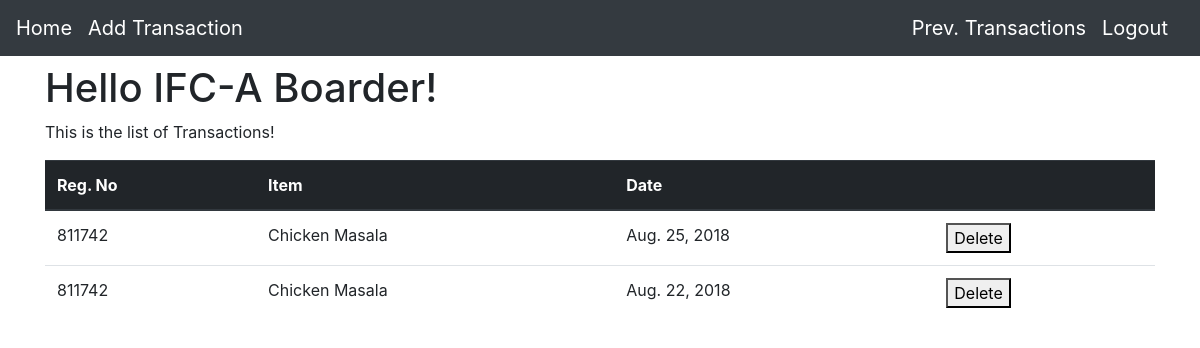
/home/admin/prev (signed in), run on an earlier commit of the app's database.
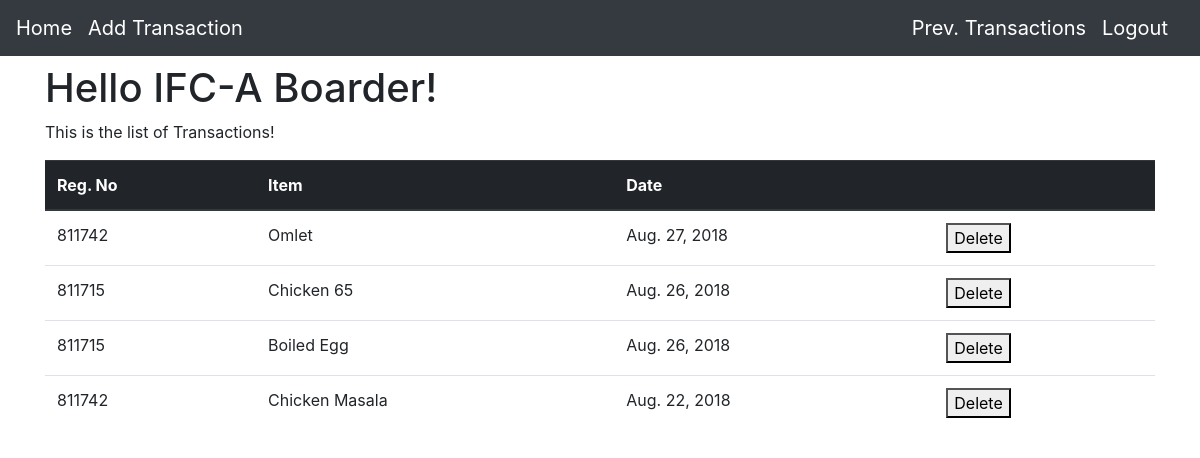
And on a later commit of the database.
### bill/models.py (models this page shows, shortened)
class Transaction(models.Model):
	user = models.ForeignKey(User,on_delete=models.CASCADE)
	regNum = models.CharField(max_length=10)
	item = models.ForeignKey(ExtraItem,on_delete=models.PROTECT)
	number = models.IntegerField(default = 1)
	price = models.DecimalField(default = 0.00, max_digits= 12, decimal_places=2)
	date = models.DateField(auto_now_add=True)

### extras/models.py (models this page shows)
class ExtraItem(models.Model):
	item_name = models.CharField(max_length=20)
	price = models.DecimalField(max_digits=6,decimal_places=2,default=0)
	def __str__(self):
		return self.item_name

### bill/views.py (the view)
# urls.py: path('admin/prev',views.transactions),
@login_required(login_url = 'login/')
@user_passes_test(is_member)
def transactions(request):
	context = {
		'trans' : Transaction.objects.all()
	}
	return render(request,'transactions.html',context)

### authentication/views.py (called while the page is built)
def is_member(user):
    return user.groups.filter(name='Admin(Staff)').exists()

### bill/templates/transactions.html (shortened to what this page needs)
<!doctype html>
<html lang="en">
	<head>
    	<link rel="stylesheet" href="https://stackpath.bootstrapcdn.com/bootstrap/4.1.3/css/bootstrap.min.css">
	</head>
	<body>
		<nav class="navbar navbar-expand-lg navbar-dark bg-dark">
			  <a class="navbar-brand" href="/home/admin">Home</a>
			   <a class="navbar-brand" href="/home/admin/add">Add Transaction</a>
			  <div class="collapse navbar-collapse">
			    <ul class="navbar-nav ml-auto mt-2 mt-lg-0">
			    	 <a class="navbar-brand" href="/home/admin/prev">Prev. Transactions</a>
			    	<a class="navbar-brand" href="/logout">Logout</a>
			    </ul>
		</nav>
		<div class="container">
			<h1>Hello IFC-A Boarder!</h1>
			<p class="text-justify">This is the list of Transactions!</p>
			<table class="table table-hover">
	  			<thead class="thead-dark">
	    			<tr>
				        <th scope="col">Reg. No</th>
				        <th scope="col">Item</th>
				        <th scope="col">Date</th>
				        <th scope="col">   </th>
				    </tr>
				  </thead>
			  <tbody>
			  	{%for item in trans reversed%}
			    	<tr>
				      	<td>{{item.regNum}}</td>
				      	<td>{{item.item}}</td>
				      	<td>{{item.date}}</td>
				      	<td><a href="http://127.0.0.1:8000/home/admin/transaction_delete/{{item.id}}/" name ="transaction_id"  value='{{item.id}}'><button>Delete</button></a></td>
				    </tr>
				    {% endfor %}
			  </tbody>
			</table>
		</div>
	</body>

What changed in the data, as far as the page shows it:
removed Transaction: regNum "811742", item "Chicken Masala", date "Aug. 25, 2018", {{ item.id }} 5 (drawn)
added Transaction: regNum "811742", item "Omlet", date "Aug. 27, 2018", {{ item.id }} 13 (drawn)
added Transaction: regNum "811715", item "Chicken 65", date "Aug. 26, 2018", {{ item.id }} 12 (drawn)
added Transaction: regNum "811715", item "Boiled Egg", date "Aug. 26, 2018", {{ item.id }} 10 (drawn)
